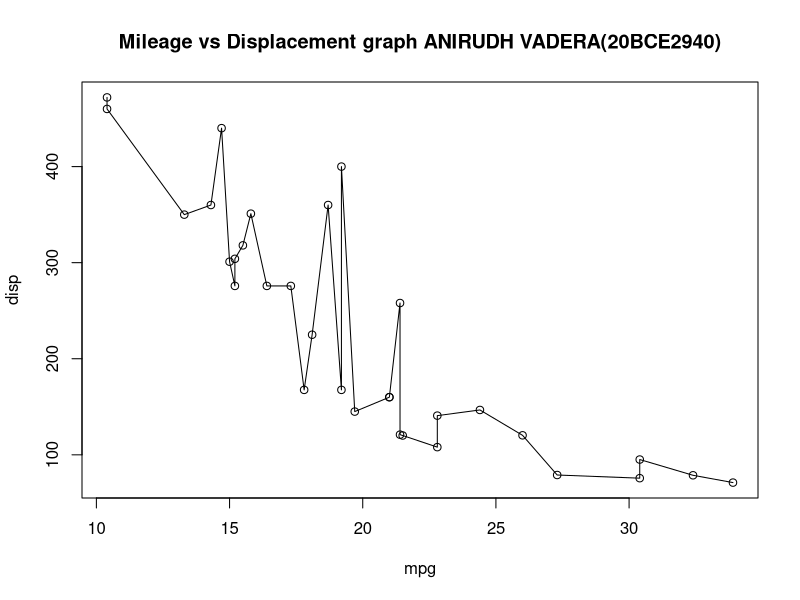

Recreate this plot in R.
#ANIRUDH VADERA
#20BCE2940
a=mtcars[order(mtcars[,1],decreasing=FALSE),]
attach(a)
plot(mpg,disp,type="o",main="Mileage vs Displacement graph ANIRUDH VADERA(20BCE2940)")